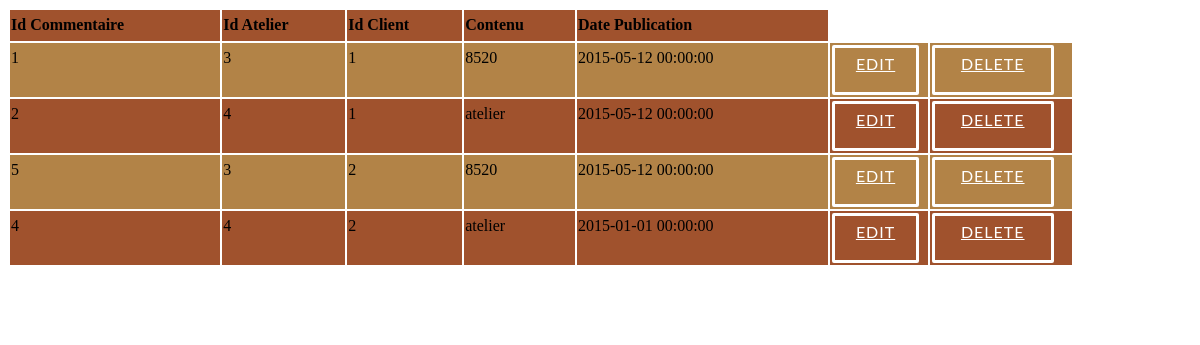
The page /pfc/cpanel/commentaires/list.php on the database its author committed.
### tables this page shows
CREATE TABLE IF NOT EXISTS `commentaire` (
  `id_commentaire` int(11) NOT NULL AUTO_INCREMENT,
  `id_atelier` int(11) NOT NULL,
  `id_client` int(11) NOT NULL,
  `contenu` varchar(1000) NOT NULL,
  `date_publication` datetime NOT NULL,
  PRIMARY KEY (`id_client`,`id_atelier`,`id_commentaire`),
  KEY `commentaire_atelier_FK` (`id_atelier`),
  KEY `id_commentaire` (`id_commentaire`)
);

### pfc/cpanel/commentaires/list.php (the view, shortened to what this page needs)
<HTML>
	<head>
		<link rel="stylesheet" type="text/css" href="../css/view_style.css">
	</head>
<?php
echo "<table border=0 >";
echo "<tr>";
echo "<td><b>Id Commentaire</b></td>";
echo "<td><b>Id Atelier</b></td>";
echo "<td><b>Id Client</b></td>";
echo "<td><b>Contenu</b></td>";
echo "<td><b>Date Publication</b></td>";
echo "</tr>";
$result = mysql_query("SELECT * FROM `commentaire`") or trigger_error(mysql_error());
while($row = mysql_fetch_array($result)){
foreach($row AS $key => $value) { $row[$key] = stripslashes($value); }
echo "<tr>";
echo "<td valign='top'>" . nl2br( $row['id_commentaire']) . "</td>";
echo "<td valign='top'>" . nl2br( $row['id_atelier']) . "</td>";
echo "<td valign='top'>" . nl2br( $row['id_client']) . "</td>";
echo "<td valign='top'>" . nl2br( $row['contenu']) . "</td>";
echo "<td valign='top'>" . nl2br( $row['date_publication']) . "</td>";
echo "<td valign='top'><a href=edit.php?id_commentaire={$row['id_commentaire']} class='popup-button'>Edit</a></td><td><a href=delete.php?id_commentaire={$row['id_commentaire']} class='popup-button'>Delete</a></td> ";
echo "</tr>";
}
echo "</table>";
echo "<a href=new.php class='popup-button'>New Row</a>";
?>

### pfc/cpanel/css/view_style.css (style rules this page uses)
table { width: 90%; margin :0; height: auto; }
tbody tr:nth-child(even) { background-color: #B28347 !important; line-height : 1.8em; font-size: 100%; }
tbody tr:nth-child(odd) { background-color: #A0522D !important; line-height : 1.8em; font-size: 100%; }
.popup-button { border: 3px solid #FFF !important; padding: 2px !important; background: transparent !important; color: #FFF !important; font-family: 'Lato', Calibri, Arial, sans-serif; font-size: 1em !important; letter-spacing: 1px !important; text-transform: uppercase !important; cursor: pointer !important; display: inline-block !important; width : 80% !important; max-width : 150px; min-height : 40px; margin: 1px !important; border-radius: 2px !important; text-align: center; -webkit-transition: all 0.3s !important; -o-transition: all 0.3s !important; transition: all 0.3s !important; }

### rows shown on the page
commentaire: id_commentaire "1", id_atelier "3", id_client "1", contenu "8520", date_publication "2015-05-12 00:00:00"
commentaire: id_commentaire "2", id_atelier "4", id_client "1", contenu "atelier", date_publication "2015-05-12 00:00:00"
commentaire: id_commentaire "5", id_atelier "3", id_client "2", contenu "8520", date_publication "2015-05-12 00:00:00"
commentaire: id_commentaire "4", id_atelier "4", id_client "2", contenu "atelier", date_publication "2015-01-01 00:00:00"
